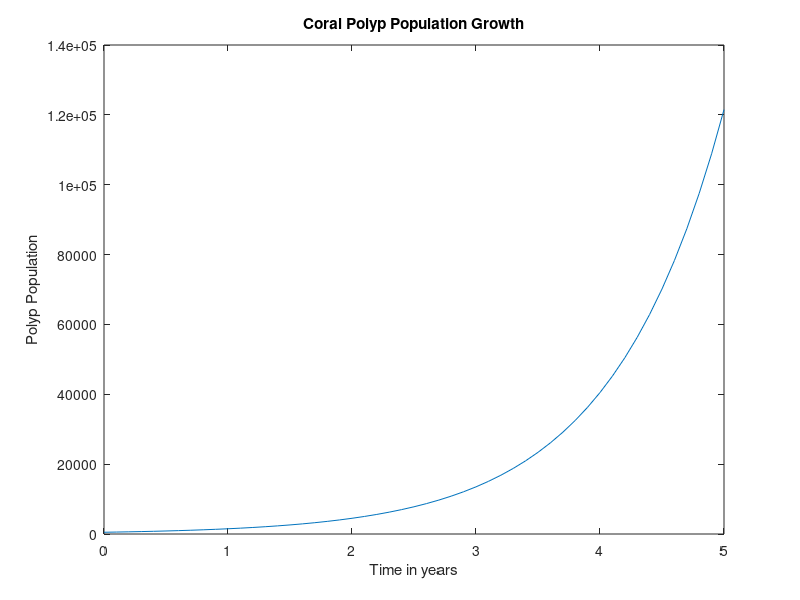

This figure's MATLAB source:
t=0:.1:5;
r= 1.0986;
p = 500;
y=(p)*exp(r*t);


plot(t,y);

xlabel('Time in years')
ylabel('Polyp Population')
title('Coral Polyp Population Growth')
